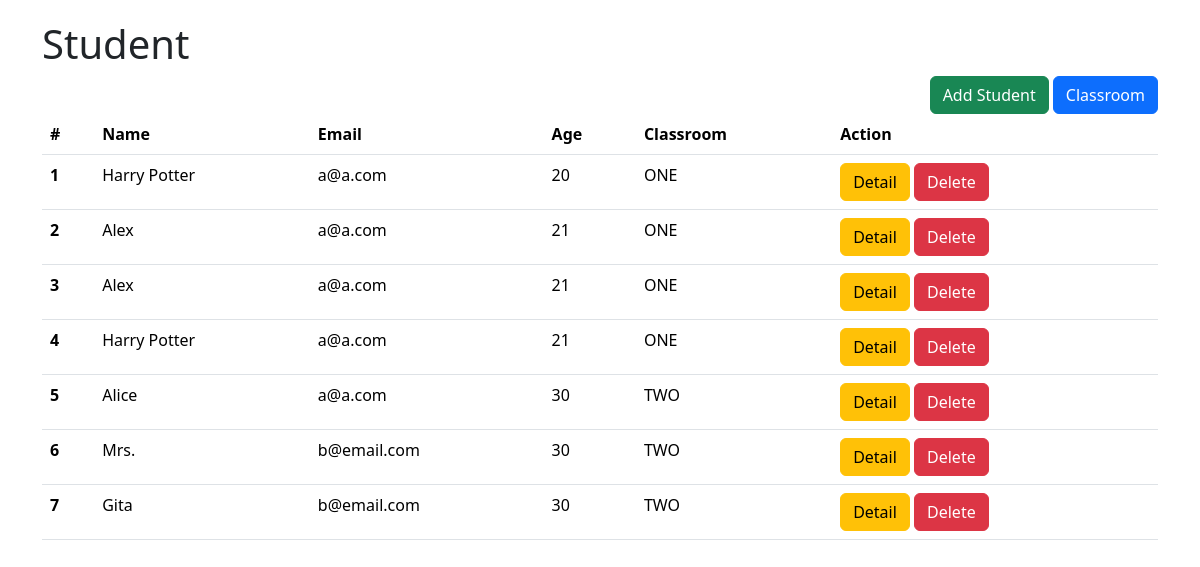
/student/, run on an earlier commit of the app's database.
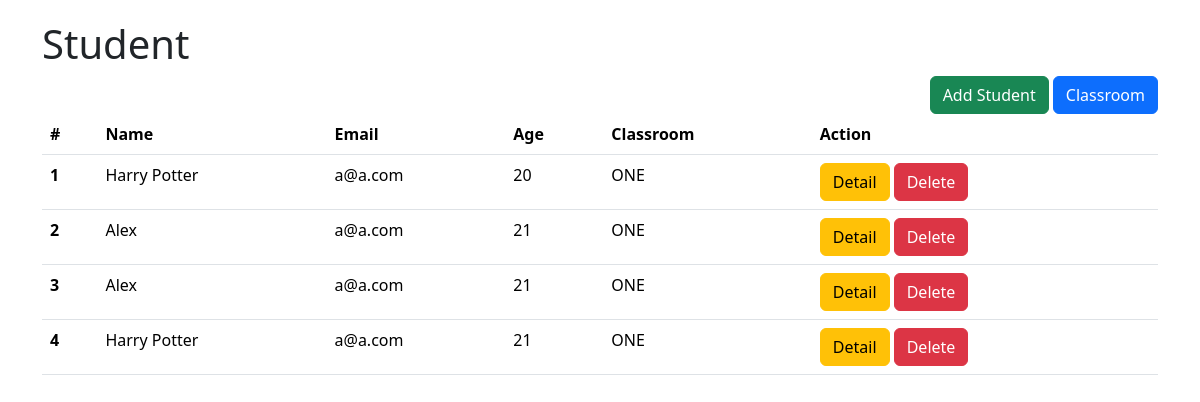
And on a later commit of the database.
### crud/models.py (models this page shows, shortened)
class Student(models.Model):
    name = models.CharField(max_length=20)
    email = models.EmailField()
    age = models.IntegerField()
    classroom = models.ForeignKey(ClassRoom, on_delete=models.CASCADE,
                                  related_name="classroom_students")

class ClassRoom(models.Model):
    name = models.CharField(max_length=20, unique=True)

### crud/views.py (the view)
# urls.py: path("student/", StudentAPIView.as_view()),
def student(request):
    students = Student.objects.all()
    return render(request, template_name="crud/student.html",
                  context={"title": "Student", "students": students})

### crud/templates/crud/student.html
{% extends 'crud/base.html' %}
{% block content %}
    <h1>{{ title }}</h1>
    <div style="float: right">
        <a class="btn btn-success" href="{% url 'add_student' %}">Add Student</a>
        <a class="btn btn-primary" href="{% url 'crud_classroom' %}">Classroom</a>
    </div><br>
    <table class="table">
        <thead>
        <tr>
            <th scope="col">#</th>
            <th scope="col">Name</th>
            <th scope="col">Email</th>
            <th scope="col">Age</th>
            <th scope="col">Classroom</th>
            <th scope="col">Action</th>
        </tr>
        </thead>
        <tbody>
        {% for student in students %}
            <tr>
                <th scope="row">{{ forloop.counter }}</th>
                <td>{{ student.name }}</td>
                <td>{{ student.email }}</td>
                <td>{{ student.age }}</td>
                <td>{{ student.classroom.name }}</td>
                <td>
                    <a class="btn btn-warning" href="{% url 'student_detail' student.id %}">Detail</a>
                    <a class="btn btn-danger" href="#">Delete</a>
                </td>
            </tr>
        {% endfor %}
        </tbody>
    </table>
{% endblock %}

What changed in the data, as far as the page shows it:
removed Student: name "Alice", email "a@a.com", age "30", classroom.name "TWO"
removed Student: name "Mrs.", email "b@email.com", age "30", classroom.name "TWO"
removed Student: name "Gita", email "b@email.com", age "30", classroom.name "TWO"
